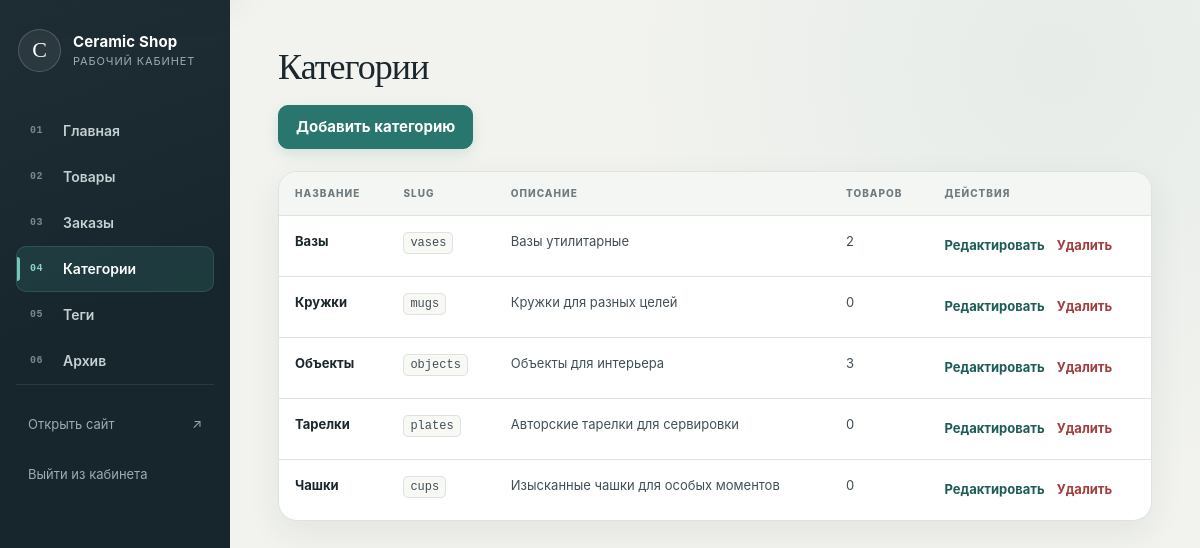
The app's page /admin/categories (signed in) with its own data.
### tables this page shows
CREATE TABLE categories (
    id INTEGER PRIMARY KEY AUTOINCREMENT,
    name TEXT NOT NULL UNIQUE,
    slug TEXT NOT NULL UNIQUE,
    description TEXT
    );

### routes/admin/categories.py (the view)
@admin_bp.route('/admin/categories')
def admin_categories():
    categories = get_all_categories_with_product_count()
    return render_template('admin/categories.html', categories=categories)

### database/categories.py (called while the page is built)
def get_all_categories_with_product_count():
    conn = get_db_connection()
    categories = conn.execute('''SELECT categories.*, COUNT(products.id) AS products_count
                              FROM categories
                              LEFT JOIN products
                              ON products.category_id = categories.id
                              GROUP BY categories.id
                              ORDER BY categories.name''').fetchall()
    conn.close()
    return categories

### database/connection.py (called while the page is built)
def get_db_connection():
    database_path = current_app.config["DATABASE"]
    conn = sqlite3.connect(database_path)
    conn.execute("PRAGMA foreign_keys = ON")
    conn.row_factory = sqlite3.Row
    return conn

### routes/admin/auth.py (called while the page is built)
@admin_bp.before_request
def require_admin_login():
    allowed_endpoints = {
        'admin.login'
    }
    if request.endpoint in allowed_endpoints:
        return
    if session.get('is_admin'):
        return
    flash('Сначала войдите в админку', 'error')
    return redirect(url_for('admin.login'))

### services/cart_service.py (called while the page is built)
def get_cart(session):
    return session.get("cart", {})

def get_cart_count(session):
    cart = get_cart(session)
    return sum(cart.values())

### services/csrf_service.py (called while the page is built)
def get_csrf_token():
    if "csrf_token" not in session:
        session["csrf_token"] = secrets.token_urlsafe(32)
    return session["csrf_token"]

### templates/admin/categories.html (shortened to what this page needs)
{% extends 'admin/base.html' %}
{% block content %}
<h1 class="admin-page-title">Категории</h1>
<div class="admin-actions">
    <a href="{{ url_for('admin.new_category_route') }}" class="admin-button">
        Добавить категорию
    </a>
</div>
{% if categories %}
    <div class="admin-table-wrapper">
        <table class="admin-table">
            <thead>
                <tr>
                    <th>Название</th>
                    <th>Slug</th>
                    <th>Описание</th>
                    <th>Товаров</th>
                    <th>Действия</th>
                </tr>
            </thead>
            <tbody>
                {% for category in categories %}
                <tr>
                    <td data-label="Название"><strong>{{ category.name }}</strong></td>
                    <td data-label="Slug"><code class="admin-slug">{{ category.slug }}</code></td>
                    <td data-label="Описание">
                        {{ category.description if category.description else '—' }}
                    </td>
                    <td data-label="Товаров">{{ category.products_count}}</td>
                    <td data-label="Действия">
                        <div class="admin-row-actions">
                        <a href="{{url_for('admin.edit_category_route', slug=category.slug)}}">Редактировать</a>
                        <form action="{{url_for('admin.delete_category_route', slug=category.slug)}}" method="post" class="admin-inline-form" onsubmit="return confirm('Удалить категорию?')">
                            <button type="submit" class="admin-link-button admin-link-button-danger">Удалить</button>
                        </form>
                        </div>
                    </td>
                </tr>
                {% endfor %}
            </tbody>
        </table>
    </div>
{% else %}
    <p class="empty-message">Категорий пока нет</p>
{% endif %}
{% endblock %}

### records on screen
categories: name "Вазы", slug "vases", description "Вазы утилитарные", products_count "2"
categories: name "Кружки", slug "mugs", description "Кружки для разных целей", products_count "0"
categories: name "Объекты", slug "objects", description "Объекты для интерьера", products_count "3"
categories: name "Тарелки", slug "plates", description "Авторские тарелки для сервировки", products_count "0"
categories: name "Чашки", slug "cups", description "Изысканные чашки для особых моментов", products_count "0"
